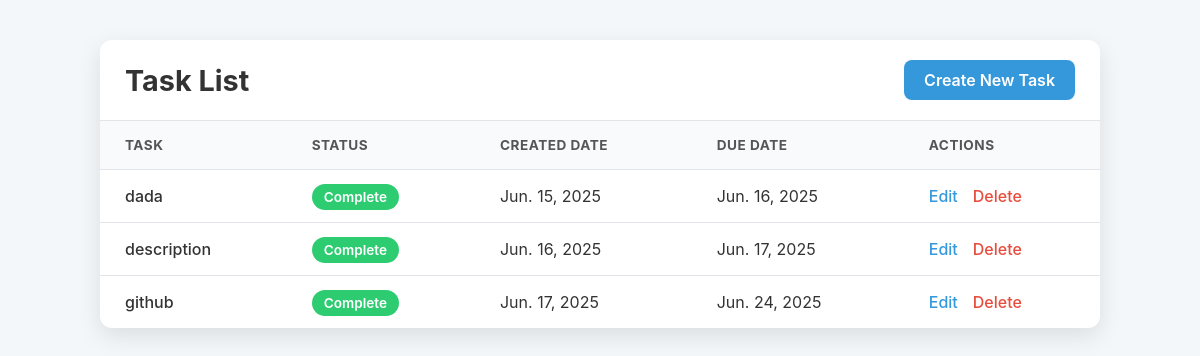
The app's page /crud_opp/, older data.
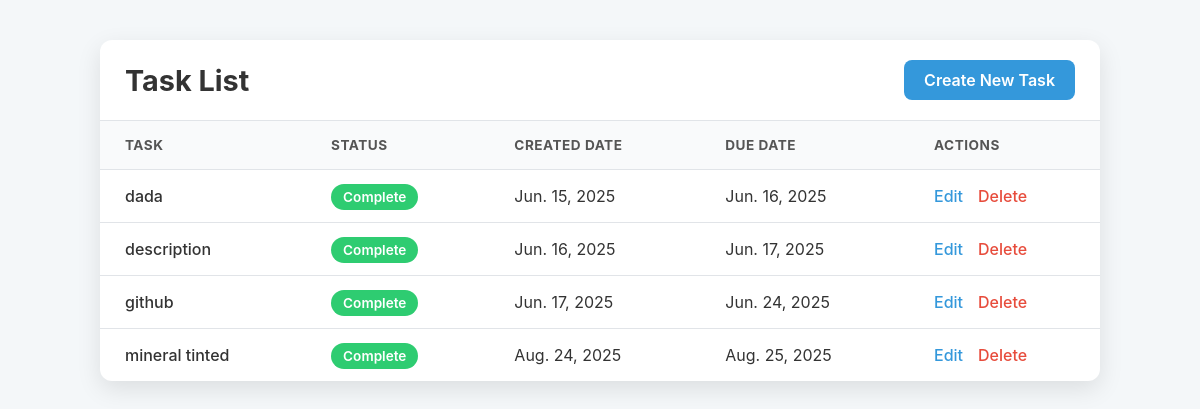
The same page, newer data.
### crud_opp/models.py (models this page shows, shortened)
class Task(models.Model):
    name = models.CharField(max_length=50)
    description = models.TextField()
    created_date = models.DateTimeField(default = timezone.now)
    complete_status = models.BooleanField(default= False)
    due_date = models.DateTimeField()

### crud_opp/views.py (the view)
# urls.py: path('', views.read, name='read'),
def read(request):
    tasks = Task.objects.all()
    return render(request, 'read.html', {'tasks':tasks})

### crud_opp/templates/read.html (shortened to what this page needs)
<!DOCTYPE html>
<html lang="en">
<head>
</head>
<body>
    <div class="task-container">
        <header class="task-header">
            <h1>Task List</h1>
            <a href="{% url 'create' %}" class="btn btn-primary">Create New Task</a>
        </header>
        <div class="table-wrapper">
            <table>
                <thead>
                    <tr>
                        <th>Task</th>
                        <th>Status</th>
                        <th>Created Date</th>
                        <th>Due Date</th>
                        <th>Actions</th>
                    </tr>
                </thead>
                <tbody>
                    {% for task in tasks %}
                    <tr>
                        <td><a href="{% url 'description_view' task.pk %}" class="task-name-link">{{ task.name }}</a></td>
                        <td>
                            {% if task.complete_status %}
                                <span class="status-badge status-complete">Complete</span>
                            {% else %}
                                <span class="status-badge status-pending">Pending</span>
                            {% endif %}
                        </td>
                        <td>{{ task.created_date|date:"M. d, Y" }}</td>
                        <td>{{ task.due_date|date:"M. d, Y" }}</td>
                        <td>
                            <div class="action-links">
                                <a href="{% url 'update' task.pk %}">Edit</a>
                                <a href="{% url 'delete' task.pk %}" class="delete">Delete</a>
                            </div>
                        </td>
                    </tr>
                    {% endfor %}
                </tbody>
            </table>
        </div>
    </div>
</body>
</html>

### crud_opp/templates/read.html (style rules this page uses)
:root { --primary-color: #3498db; --primary-color-dark: #2980b9; --danger-color: #e74c3c; --success-color: #2ecc71; --secondary-color: #95a5a6; --background-color: #f4f7f9; --card-background: #ffffff; --text-color: #333; --border-color: #e1e4e8; }
*, *::before, *::after { box-sizing: border-box; margin: 0; padding: 0; }
body { font-family: -apple-system, BlinkMacSystemFont, "Segoe UI", Roboto, Helvetica, Arial, sans-serif; background-color: var(--background-color); color: var(--text-color); padding: 40px 20px; }
.task-container { max-width: 1000px; margin: 0 auto; background-color: var(--card-background); border-radius: 12px; box-shadow: 0 8px 25px rgba(0, 0, 0, 0.1); overflow: hidden; }
.task-header { display: flex; justify-content: space-between; align-items: center; padding: 20px 25px; border-bottom: 1px solid var(--border-color); }
.task-header h1 { font-size: 1.8rem; margin: 0; }
.btn { padding: 10px 20px; border-radius: 8px; text-decoration: none; font-weight: 600; border: none; cursor: pointer; transition: all 0.2s ease-in-out; }
.btn-primary { background-color: var(--primary-color); color: white; }
.table-wrapper { width: 100%; overflow-x: auto; }
table { width: 100%; border-collapse: collapse; }
th, td { padding: 16px 25px; text-align: left; border-bottom: 1px solid var(--border-color); vertical-align: middle; }
thead th { background-color: #f9fafb; font-size: 0.85rem; text-transform: uppercase; letter-spacing: 0.5px; color: #555; }
tbody tr:last-child td { border-bottom: none; }
.task-name-link { font-weight: 500; color: var(--text-color); text-decoration: none; }
.status-badge { padding: 5px 12px; border-radius: 15px; font-size: 0.85rem; font-weight: 600; color: white; white-space: nowrap; }
.status-complete { background-color: var(--success-color); }
.action-links { display: flex; gap: 15px; white-space: nowrap; }
.action-links a { font-weight: 500; text-decoration: none; color: var(--primary-color); }
.action-links a.delete { color: var(--danger-color); }

Row changes from the older to the newer data that the page shows:
added Task: name "mineral tinted", complete_status "Complete", created_date "Aug. 24, 2025", due_date "Aug. 25, 2025"
